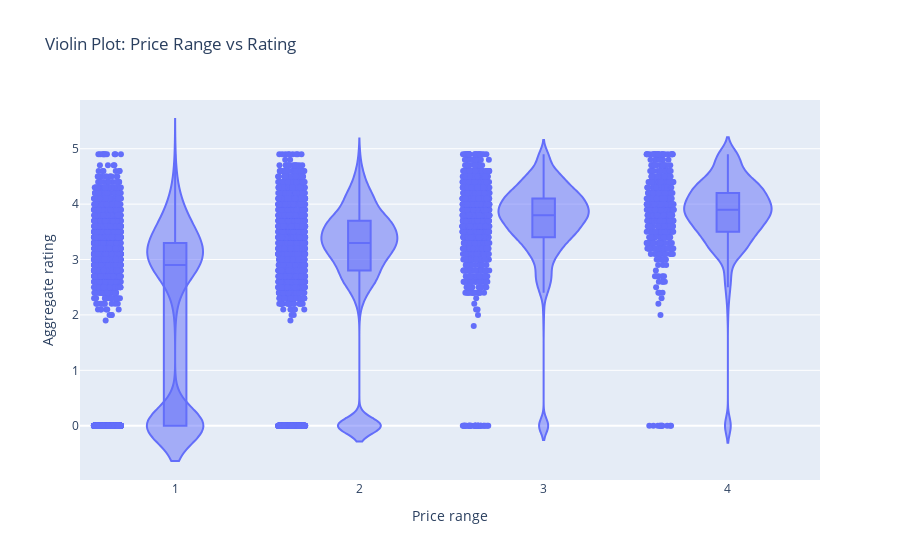

Notebook code for this chart:
### Code cell
fig = px.violin(
    df,
    x="Price range",
    y="Aggregate rating",
    box=True,
    points="all",
    title="Violin Plot: Price Range vs Rating"
)

fig.show()

### Figure 1 — Plotly figure (JSON) as saved in the notebook; plotly's stock layout.template omitted (floating-point values rounded to 4 significant figures; data arrays with more than 128 entries replaced by an {"elided": "..."} marker saying what was removed)
{"data": [{"alignmentgroup": "True", "box": {"visible": true}, "hovertemplate": "Price range=%{x}<br>Aggregate rating=%{y}<extra></extra>", "legendgroup": "", "marker": {"color": "#636efa"}, "name": "", "offsetgroup": "", "orientation": "v", "points": "all", "scalegroup": "True", "showlegend": false, "type": "violin", "x": {"elided": "9551 int values"}, "x0": " ", "xaxis": "x", "y": {"elided": "9551 float values"}, "y0": " ", "yaxis": "y"}], "layout": {"legend": {"tracegroupgap": 0}, "title": {"text": "Violin Plot: Price Range vs Rating"}, "violinmode": "group", "xaxis": {"anchor": "y", "domain": [0, 1], "title": {"text": "Price range"}}, "yaxis": {"anchor": "x", "domain": [0, 1], "title": {"text": "Aggregate rating"}}}}
